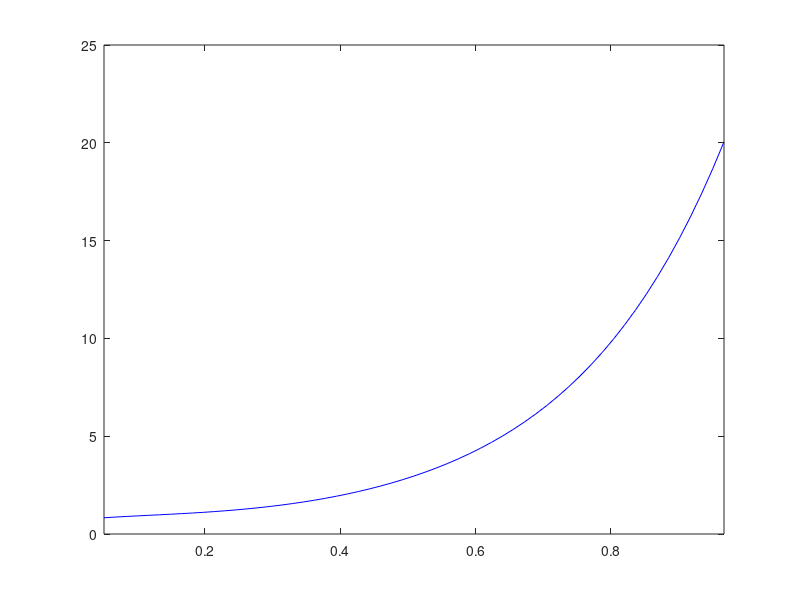

MATLAB code for this plot: (Note: this script raises an error after producing the figure.)
clear;
fprintf("Give your no. of data and data points in a file named 'input2.txt'\n");
m= input("Please enter the degree of the polynomial for regression \n");
fid = fopen("input2.txt");
line =fgetl(fid);
n = sscanf(line, '%f ');
B = zeros(n,2);
for i=1:1:n
  line = fgetl(fid);
  B(i,1:1:2) = sscanf(line, '%f ');
end;
A=ones(m,m);

function [s] = sum(B,k,n,p)
	s=0;
	for i=1:n
		s=s+(B(i,k).^p);
	end
end

for i=1:m+1
	k=i-1;
	for j=1:m+1
		[s]=sum(B,1,n,k+j-1);
		A(i,j)=s;
	end
end
R = ones(m+1,1);
for i=1:m+1
	k=i-1;
  s2=0;
	for j=1:n
		s2=s2+(B(j,1).^k)*B(j,2);
	end
	R(i,1)=s2;
end

C = A\R;

poly=@(t) 0;
for i=1:m+1
	poly=@(t) poly(t) + C(i)*(t.^(i-1));
end
fplot(poly,[B(1,1),B(n,1)+0.1],'color','b'); hold on;
plot(B(:,1),B(:,2),'x','color','r')

for i=1:n
	yeval(i)= feval(poly,B(i,1));
end

[fbar] = sum(B,2,n,0)/n;
s3=0;
for i=1:n
	s3=s3+(B(i,2)-fbar).^2;
end
St=s3;
s3=0;
for i=1:n
	s3=s3+(B(i,2)-yeval(i)).^2;
end
Sr=s3;
r = ((St-Sr)/St);

fileId = fopen('output2.txt','w');
  fprintf(fileId,"Coefficient are :\n");
	fprintf(fileId,'%f \n',C);
	fprintf(fileId,'R-sq is : %f',r);
fclose(fileId);